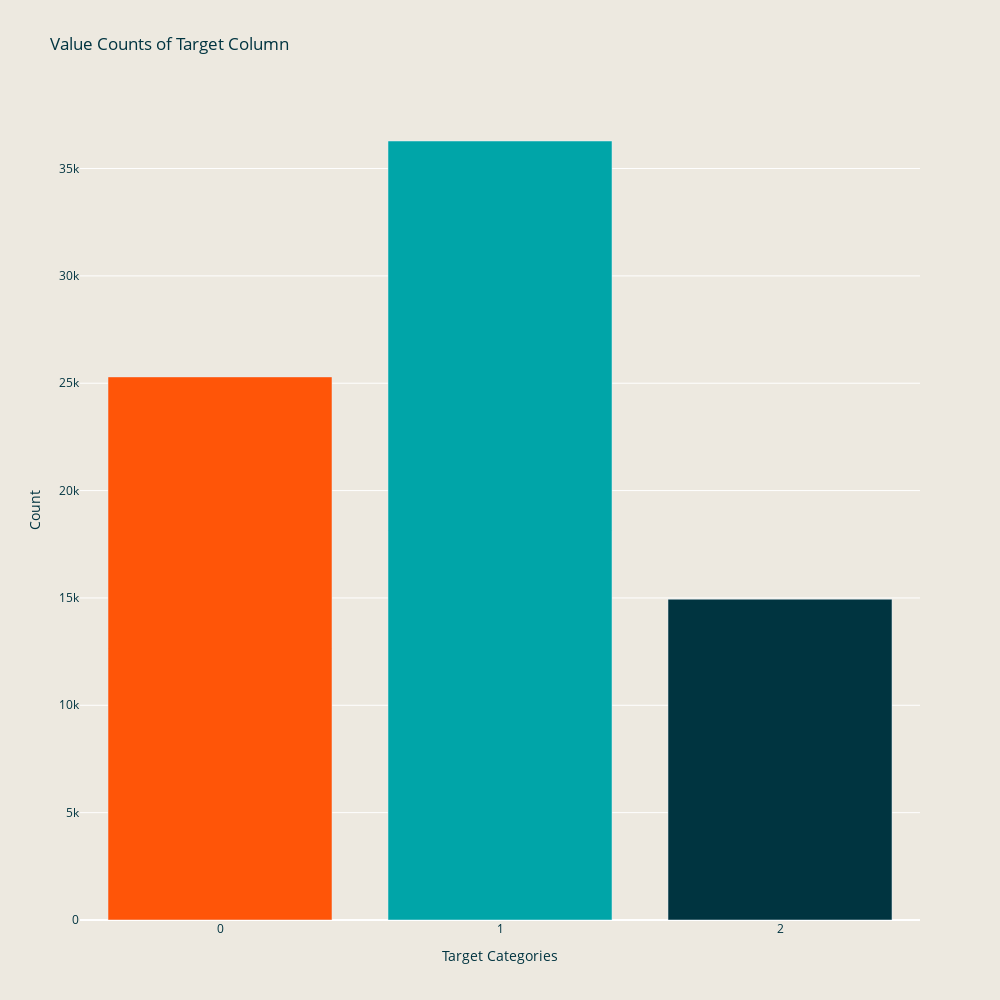

The code cell stored with this chart in its notebook:
### Code cell
# Calculate value counts
value_counts = train['Target'].value_counts().sort_index()

# Create Plotly bar chart
fig = go.Figure(data=[
    go.Bar(x=value_counts.index.astype(str), y=value_counts.values, marker_color=[ORANGE, TEAL, DARK_TEAL])
])

# Update layout with style parameters
fig.update_layout(
    title='Value Counts of Target Column',
    xaxis=dict(title='Target Categories', tickfont=dict(color=FONT_COLOR)),
    yaxis=dict(title='Count', tickfont=dict(color=FONT_COLOR)),
    plot_bgcolor=BACKGROUND_COLOR,
    paper_bgcolor=BACKGROUND_COLOR,
    font=dict(color=FONT_COLOR),
    width = 1000,
    height = 1000
    
)

# Show the plot
fig.show()

### Figure 1 — Plotly figure (JSON) as saved in the notebook; plotly's stock layout.template omitted (floating-point values rounded to 4 significant figures)
{"data": [{"marker": {"color": ["#FF5508", "#00A5A8", "#003440"]}, "type": "bar", "x": ["0", "1", "2"], "y": [25296, 36282, 14940]}], "layout": {"font": {"color": "#003440"}, "height": 1000, "paper_bgcolor": "#EDE9E0", "plot_bgcolor": "#EDE9E0", "title": {"text": "Value Counts of Target Column"}, "width": 1000, "xaxis": {"tickfont": {"color": "#003440"}, "title": {"text": "Target Categories"}}, "yaxis": {"tickfont": {"color": "#003440"}, "title": {"text": "Count"}}}}
